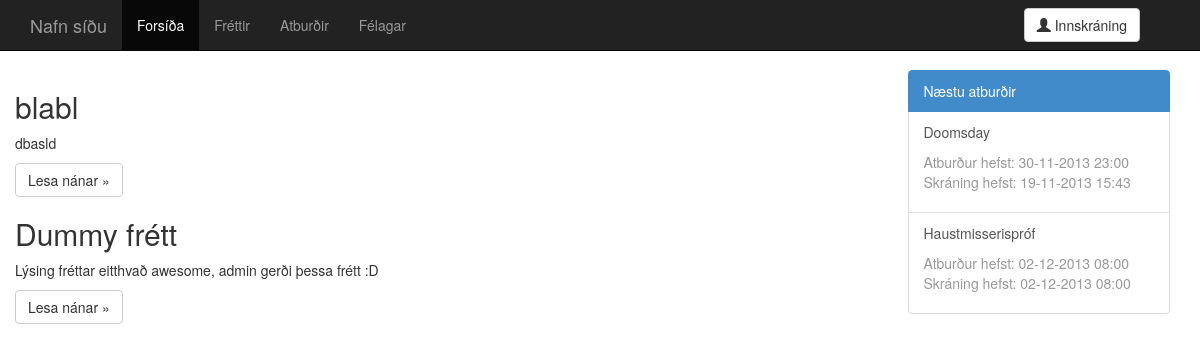
Before: / with the older database file.
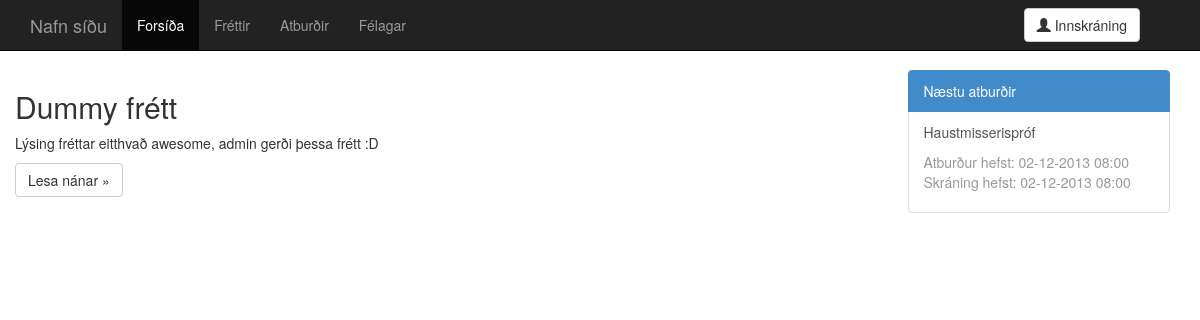
After: the same page with the newer database file.
### tables this page shows
CREATE TABLE 'news' (
  'news_id' integer NOT NULL,
  'title' text,
  'description' text,
  'date_created' integer,
  'date_edited' integer,
  'creator' integer,
  'last_editor' integer,
  PRIMARY KEY ('news_id')
);

CREATE TABLE 'events' (
  'event_id' integer NOT NULL,
  'title' text,
  'start' integer,
  'end' integer,
  'registration_start' integer,
  'registration_end' integer,
  'description' text,
  'location' text,
  'seats' integer,
  'date_created' integer,
  'date_edited' integer,
  'creator' integer,
  'last_editor' integer,
  PRIMARY KEY ('event_id')
);

### php/config.php (called while the page is built, shortened)
<?php
$website_name = "Nafn síðu";
?>

### parts/index.recent.news.php (the view, shortened to what this page needs)
<?php
$query = $db->prepare("SELECT title,description,date_created,date_edited,creator,last_editor,news_id FROM news ORDER BY date_created LIMIT 0, 5;");
$query->execute();
$result = $query->fetchAll();
if (0 < count($result)) {
  foreach($result as $row_data) {
    $title = $row_data["title"];
    $description = nl2br($row_data["description"]);
    $news_id = $row_data["news_id"];
    echo <<<_END
            <div class="fretta_haldari">
              <h2>$title</h2>
              <p>$description</p>
              <p><a class="btn btn-default" href="news.single.php?id?id=$news_id" role="button">Lesa nánar &raquo;</a></p>
            </div>
_END;
  }
}
else {
  echo <<<_END
              <p>Engar fréttir skráðar.</p>
_END;
}
?>

### index.php (shortened to what this page needs)
<?php
require_once "php/head.php";
?>
<!DOCTYPE html>
<html lang="is">
  <head>
    <link href="dist/css/bootstrap.css" rel="stylesheet">
    <link href="css/main.css" rel="stylesheet">
    <link href="css/offcanvas.css" rel="stylesheet">
  </head>
  <body>
<?php
$index_active = " class=\"active\"";
require_once "parts/navbar.php";
?>
    <div class="container">
      <div class="row row-offcanvas row-offcanvas-right">
        <div class="col-xs-12 col-sm-9">
          <div class="row">
<?php require_once "parts/index.recent.news.php"; ?>
          </div>
        </div>
        <div class="col-xs-6 col-sm-3 sidebar-offcanvas" id="sidebar" role="navigation">
          <div class="list-group">
          <li class="list-group-item active">Næstu atburðir</li>
<?php require_once "parts/index.sidebar.events.php"; ?>
          </div>
        </div>
    </div>
  </body>
</html>

### parts/navbar.php (shortened to what this page needs)
<?php
if (!isset($news_active)) {
  $news_active = "";
}
if (!isset($events_active)) {
  $events_active = "";
}
if (!isset($users_active)) {
  $users_active = "";
}
echo <<<_END
        <div class="navbar navbar-inverse navbar-fixed-top">
          <div class="container">
            <div class="navbar-header">
              <button type="button" class="navbar-toggle" data-toggle="collapse" data-target=".navbar-collapse">
                <span class="icon-bar"></span>
                <span class="icon-bar"></span>
                <span class="icon-bar"></span>
              </button>
              <a class="navbar-brand" href="index.php">$website_name</a>
            </div>
            <div class="collapse navbar-collapse">
              <ul class="nav navbar-nav">
                <li$index_active><a href="index.php">Forsíða</a></li>
                <li$news_active><a href="news.php">Fréttir</a></li>
                <li$events_active><a href="events.php">Atburðir</a></li>
                <li$users_active><a href="users.php">Félagar</a></li>
              </ul>
_END;
if (USER_LOGGEDIN) {
  echo <<<_END
              <div class="navbar-form navbar-right">
                <div class="btn-group">
                  <button type="button" class="btn btn-default dropdown-toggle" data-toggle="dropdown">
                    <span class="glyphicon glyphicon-user"></span> $user_name <span class="caret"></span>
                  </button>
                  <ul class="dropdown-menu" role="menu">
                    <li><a href="mysite.php">Síðan mín</a></li>
                    <li><a href="event.add.php">Skrá nýjan atburð</a></li>
                    <li class="divider"></li>
                    <li><a href="logout.php">Útskrá</a></li>
                  </ul>
                </div>
              </div>
_END;
}
else {
  echo <<<_END
              <div class="navbar-form navbar-right">
                <a class="btn btn-default" href="login.php">
                <span class="glyphicon glyphicon-user"></span> Innskráning
                </a>
              </div>
_END;
}
echo <<<_END
            </div>
          </div>
        </div>
_END;
?>

### parts/index.sidebar.events.php (shortened to what this page needs)
<?php
$now = time();
$query = $db->prepare("SELECT title,start,end,registration_start,registration_end,description,location,seats,event_id FROM events WHERE end > :now ORDER BY start LIMIT 0, 5;");
$query->execute(array('now' => $now));
$result = $query->fetchAll();
if (0 < count($result)) {
  foreach($result as $row_data) {
    $title = $row_data["title"];
    $start = date("d-m-Y H:i", $row_data["start"]);
    $registration_start = date("d-m-Y H:i", $row_data["registration_start"]);
    $event_id = $row_data["event_id"];
    echo <<<_END
              <a href="event.php?id=$event_id" class="list-group-item">
                <p>$title</p>
                <p class="text-muted">
                  Atburður hefst: $start <br />
                  Skráning hefst: $registration_start
                </p>
              </a>
_END;
  }
}
else {
  echo <<<_END
              <li class="list-group-item">...</li>
_END;
}
?>

### css/main.css (style rules this page uses)
body { padding-top: 50px; }

### css/offcanvas.css (style rules this page uses)
html { overflow-x: hidden; }
body { padding-top: 70px; }

Changed rows visible on the page:
removed news: title "blabl", description "dbasld"
removed events: title "Doomsday", start "30-11-2013 23:00", registration_start "19-11-2013 15:43"
